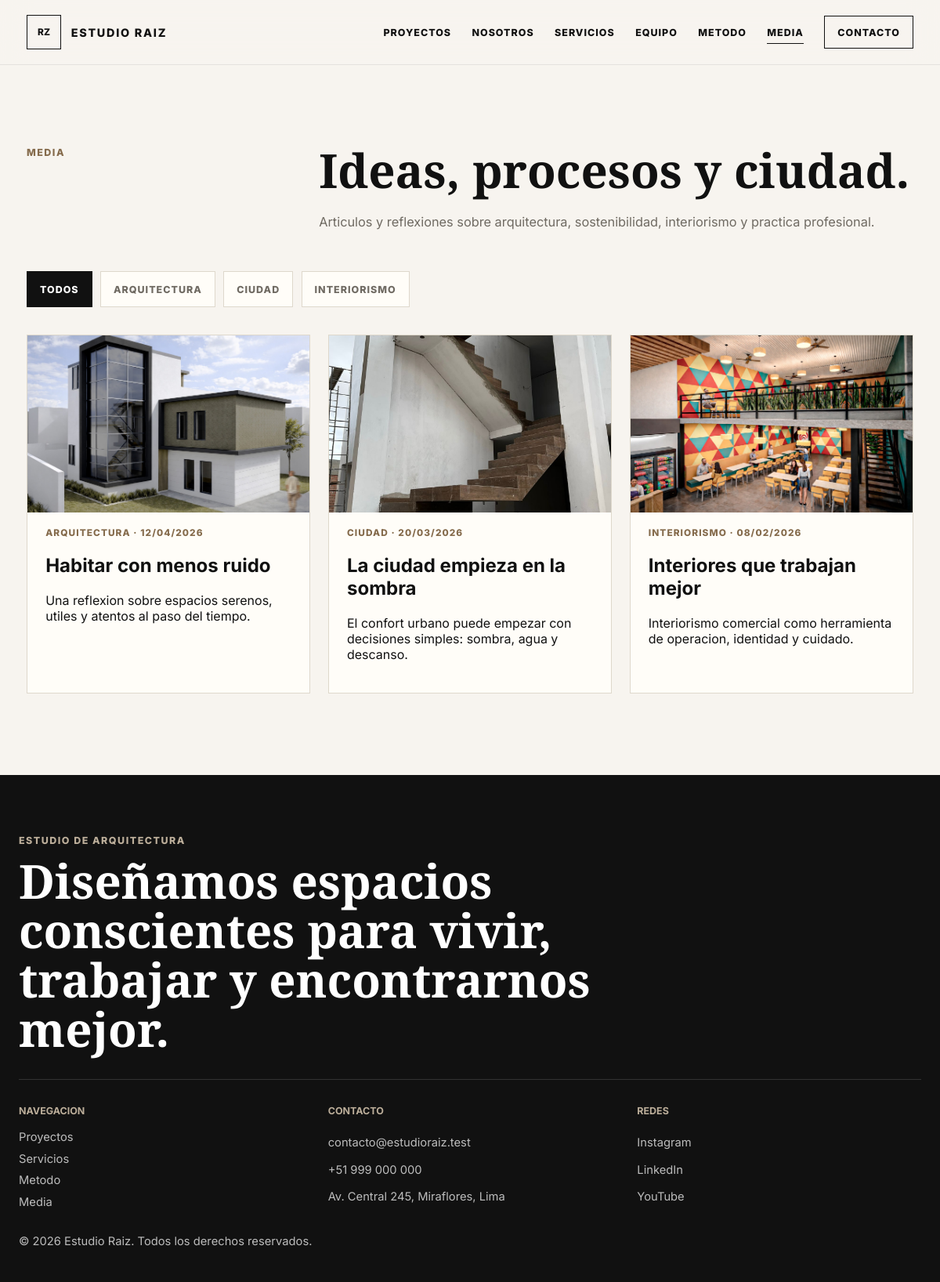
The page /media.php on the database its author committed.
### tables this page shows
CREATE TABLE articulos (
  id INT UNSIGNED AUTO_INCREMENT PRIMARY KEY,
  titulo VARCHAR(180) NOT NULL,
  slug VARCHAR(180) NOT NULL UNIQUE,
  categoria VARCHAR(120) NOT NULL,
  autor VARCHAR(140) NOT NULL,
  fecha_publicacion DATE NOT NULL,
  imagen_destacada VARCHAR(255) NULL,
  resumen TEXT NOT NULL,
  contenido MEDIUMTEXT NOT NULL,
  publicado TINYINT(1) NOT NULL DEFAULT 1,
  fecha_creacion TIMESTAMP NOT NULL DEFAULT CURRENT_TIMESTAMP,
  INDEX idx_articulos_publicado_fecha (publicado, fecha_publicacion),
  FULLTEXT INDEX ft_articulos_busqueda (titulo, resumen, contenido)
);

### includes/db.php (called while the page is built, shortened)
<?php
function db(): PDO
{
    static $pdo = null;
    if ($pdo instanceof PDO) {
        return $pdo;
    }
    $dsn = 'mysql:host=' . DB_HOST . ';dbname=' . DB_NAME . ';charset=utf8mb4';
    $pdo = new PDO($dsn, DB_USER, DB_PASS, [
        PDO::ATTR_ERRMODE => PDO::ERRMODE_EXCEPTION,
        PDO::ATTR_DEFAULT_FETCH_MODE => PDO::FETCH_ASSOC,
        PDO::ATTR_EMULATE_PREPARES => false,
    ]);
    return $pdo;
}
function fetch_all(string $sql, array $params = []): array
{
    $stmt = db()->prepare($sql);
    $stmt->execute($params);
    return $stmt->fetchAll();
}

### includes/helpers.php (called while the page is built, shortened)
<?php
function e(?string $value): string
{
    return htmlspecialchars((string) $value, ENT_QUOTES, 'UTF-8');
}
function url(string $path = ''): string
{
    return rtrim(BASE_URL, '/') . '/' . ltrim($path, '/');
}
function upload_url(?string $path): string
{
    return UPLOAD_URL . '/' . ltrim($path, '/');
}
function setting(string $key, string $default = ''): string
{
    static $settings = null;
    if ($settings === null) {
        require_once __DIR__ . '/db.php';
        $settings = [];
        try {
            foreach (fetch_all('SELECT clave, valor FROM configuracion_sitio') as $row) {
                $settings[$row['clave']] = $row['valor'];
            }
        } catch (Throwable $error) {
            $settings = [];
        }
    }
    return $settings[$key] ?? $default;
}

### public/media.php (the view, shortened to what this page needs)
<?php
require_once __DIR__ . '/../includes/db.php';
require_once __DIR__ . '/../includes/helpers.php';
$posts = fetch_all('SELECT * FROM articulos WHERE publicado = 1 ORDER BY fecha_publicacion DESC');
$categories = array_values(array_unique(array_map(fn($post) => $post['categoria'], $posts)));
include __DIR__ . '/../includes/header.php';
?>
<section class="section">
  <div class="container">
    <div class="section-header" data-reveal>
      <p class="section-kicker">Media</p>
      <div>
        <h1 class="section-title">Ideas, procesos y ciudad.</h1>
        <p class="section-copy">Articulos y reflexiones sobre arquitectura, sostenibilidad, interiorismo y practica profesional.</p>
      </div>
    </div>
    <div class="filter-buttons" style="margin-bottom:2rem" data-reveal>
      <button class="filter-button is-active" type="button" data-blog-filter="all">Todos</button>
      <?php foreach ($categories as $category): ?>
        <button class="filter-button" type="button" data-blog-filter="<?= e($category) ?>"><?= e($category) ?></button>
      <?php endforeach; ?>
    </div>
    <div class="grid grid--3">
      <?php foreach ($posts as $post): ?>
        <article class="article-card" data-reveal data-blog-card data-category="<?= e($post['categoria']) ?>">
          <a href="<?= e(url('media/' . $post['slug'])) ?>">
            <div class="article-card__image ratio-img">
              <img src="<?= e(upload_url($post['imagen_destacada'])) ?>" alt="<?= e($post['titulo']) ?>">
            </div>
            <p class="project-card__meta"><?= e($post['categoria']) ?> · <?= e(date('d/m/Y', strtotime($post['fecha_publicacion']))) ?></p>
            <h2><?= e($post['titulo']) ?></h2>
            <p><?= e($post['resumen']) ?></p>
          </a>
        </article>
      <?php endforeach; ?>
    </div>
  </div>
</section>
<?php include __DIR__ . '/../includes/footer.php'; ?>

### assets/css/styles.css (style rules this page uses)
:root { --bg: #f7f4ef; --paper: #fffdf8; --ink: #111111; --muted: #6f6a62; --line: #ded8cc; --accent: #856b4c; --accent-dark: #3d3328; --success: #1f7a4d; --danger: #b42318; --shadow: 0 24px 70px rgba(30, 24, 18, 0.10); --radius: 0; --container: 1180px; }
* { box-sizing: border-box; }
html { scroll-behavior: smooth; }
body { margin: 0; background: var(--bg); color: var(--ink); font-family: Inter, system-ui, -apple-system, BlinkMacSystemFont, "Segoe UI", sans-serif; letter-spacing: 0; }
a { color: inherit; text-decoration: none; }
img { display: block; max-width: 100%; }
button, input, textarea, select { font: inherit; }
.container { max-width: var(--container); margin: 0 auto; padding: 0 24px; }
.section { padding: 104px 0; }
.section-header { display: grid; grid-template-columns: minmax(0, 0.3fr) minmax(0, 0.7fr); gap: 3rem; margin-bottom: 3rem; }
.section-kicker { margin: 0; color: var(--accent); font-size: 0.78rem; font-weight: 800; letter-spacing: 0.12em; text-transform: uppercase; }
.section-title { margin: 0; font-family: "Libre Baskerville", serif; font-size: clamp(2rem, 5vw, 4.8rem); line-height: 1.02; }
.section-copy { margin: 1.25rem 0 0; color: var(--muted); font-size: 1.02rem; line-height: 1.85; }
.hero__image img, .ratio-img img { width: 100%; height: 100%; object-fit: cover; transition: transform 0.65s ease, opacity 0.4s ease; }
.grid { display: grid; gap: 1.4rem; }
.grid--3 { grid-template-columns: repeat(3, minmax(0, 1fr)); }
.project-card__meta, .meta-row { color: var(--accent); font-size: 0.74rem; font-weight: 800; letter-spacing: 0.09em; text-transform: uppercase; }
.filter-buttons { display: flex; gap: 0.65rem; overflow-x: auto; padding-bottom: 0.2rem; }
.filter-button { flex: 0 0 auto; border: 1px solid var(--line); background: var(--paper); padding: 0.9rem 1rem; color: var(--muted); cursor: pointer; font-size: 0.78rem; font-weight: 800; letter-spacing: 0.08em; text-transform: uppercase; }
.filter-button.is-active { background: var(--ink); border-color: var(--ink); color: white; }
.service-card, .team-card, .article-card, .method-card, .stat-card { background: var(--paper); border: 1px solid var(--line); padding: 1.45rem; transition: transform 0.25s ease, box-shadow 0.25s ease; }
.team-card__photo, .article-card__image, .ratio-img { position: relative; overflow: hidden; background: #ded8cc; }
.article-card__image { aspect-ratio: 16 / 10; margin: -1.45rem -1.45rem 1.2rem; }
[data-reveal] { opacity: 0; transform: translateY(18px); transition: opacity 0.65s ease, transform 0.65s ease; }
[data-reveal].is-visible { opacity: 1; transform: translateY(0); }

### rows shown on the page
articulos: imagen_destacada (picture), categoria "ARQUITECTURA", fecha_publicacion "12/04/2026", titulo "Habitar con menos ruido", resumen "Una reflexion sobre espacios serenos, utiles y atentos al paso del tiempo."
articulos: imagen_destacada (picture), categoria "CIUDAD", fecha_publicacion "20/03/2026", titulo "La ciudad empieza en la sombra", resumen "El confort urbano puede empezar con decisiones simples: sombra, agua y descanso."
articulos: imagen_destacada (picture), categoria "INTERIORISMO", fecha_publicacion "08/02/2026", titulo "Interiores que trabajan mejor", resumen "Interiorismo comercial como herramienta de operacion, identidad y cuidado."

### other values the page prints
setting('site_name', SITE_NAME) "ESTUDIO RAIZ"
$category "ARQUITECTURA"
$category "CIUDAD"
$category "INTERIORISMO"
setting('contact_email', SITE_EMAIL) "contacto@estudioraiz.test"
setting('contact_phone', '+51 999 000 000') "+51 999 000 000"
setting('contact_address', 'Av. Central 245, Lima') "Av. Central 245, Miraflores, Lima"
setting('site_name', SITE_NAME) "Estudio Raiz"
